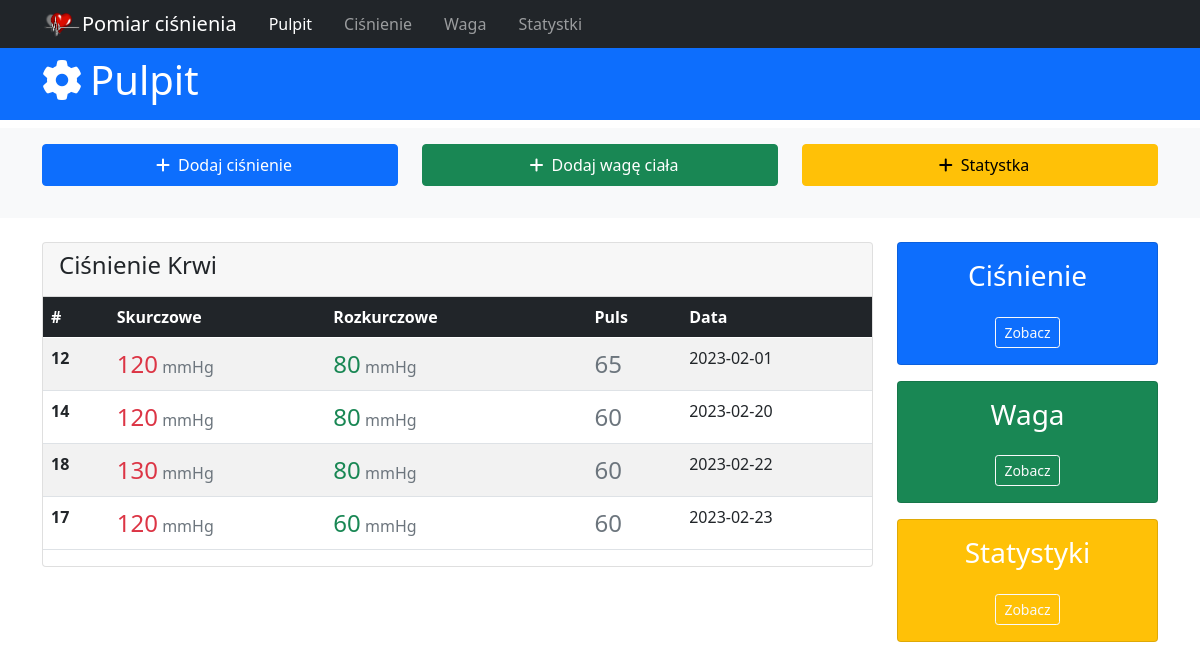
Before: / with the older database file.
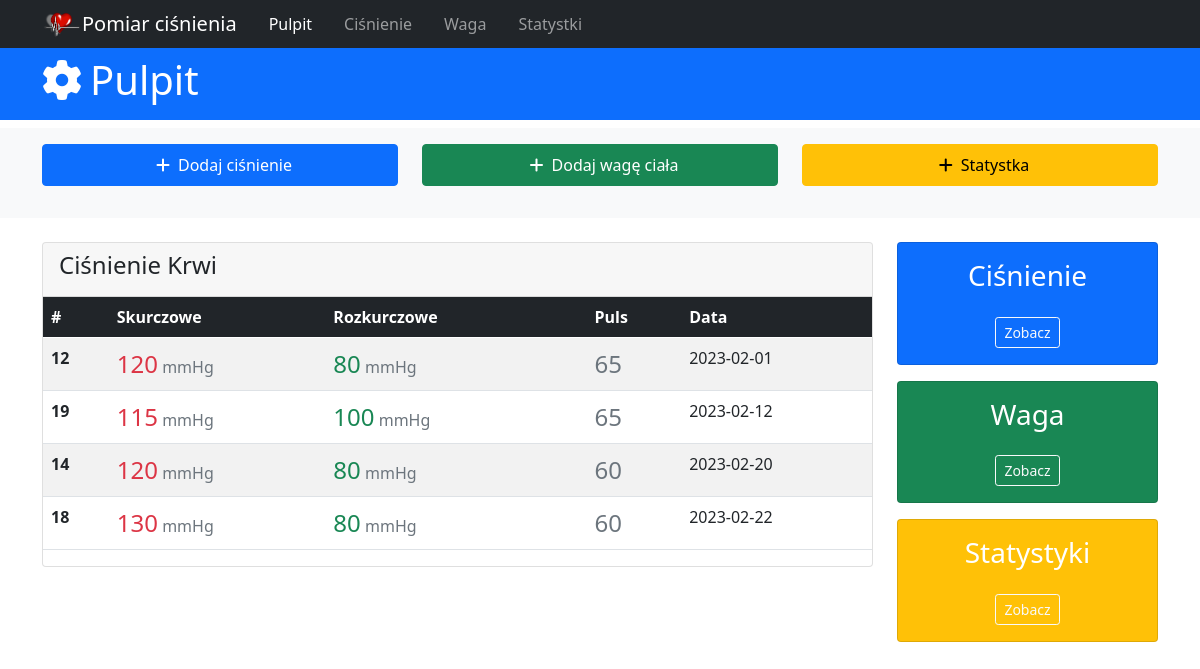
After: the same page with the newer database file.
### tables this page shows
CREATE TABLE blood_pressure(id integer primary key autoincrement, upper_pressure int, down_pressure int, pressure int, date_of_pressure date not null default(date()), description text, time_of_day VARCHAR(10));

### app.py (the view)
@app.route('/')
def index():
  db = get_db()
  sql_command = 'select id, upper_pressure, down_pressure, pressure, date_of_pressure from blood_pressure order by date_of_pressure;'
  cur = db.execute(sql_command)
  bloods = cur.fetchall()
  return render_template('index.html', active_menu='home', bloods=bloods)

### app.py (called while the page is built)
def get_db():
  if not hasattr(g, 'sqlite_db'):
    conn = sqlite3.connect(app_info['db_file'])
    conn.row_factory = sqlite3.Row
    g.sqlite_db = conn
  return g.sqlite_db

### templates/index.html (shortened to what this page needs)
{% extends 'base.html' %} {% block content %}
<header>
  <div id="main-header" class="py-2 bg-primary text-white">
    <div class="container">
      <div class="row">
        <div class="col-md-6">
          <h1><i class="fas fa-cog pe-2"></i>Pulpit</h1>
        </div>
      </div>
    </div>
  </div>
</header>
{{super()}}
<section id="main-window">
  <div class="container">
    <div class="row">
      <div class="col-md-9">
        <div class="card">
          <div class="card-header">
            <h4>Ciśnienie Krwi</h4>
          </div>
          <table class="table table-striped">
            <thead class="table-dark">
              <tr>
                <th scope="col">#</th>
                <th scope="col">Skurczowe</th>
                <th scope="col">Rozkurczowe</th>
                <th scope="col"></th>
                <th scope="col">Puls</th>
                <th scope="col">Data</th>
              </tr>
            </thead>
            <tbody>
              {% for blood in bloods %}
              <tr>
                <th scope="row">{{blood.id}}</th>
                <td>
                  <span class="fs-4 text-danger">{{blood.upper_pressure}}</span>
                  <span class="text-muted">mmHg</span>
                </td>
                <td>
                  <span class="fs-4 text-success">{{blood.down_pressure}}</span>
                  <span class="text-muted">mmHg</span>
                </td>
                <td scope="row">
                </td>
                <td class="fs-4 text-secondary">{{blood.pressure}}</td>
                <td>{{blood.date_of_pressure}}</td>
              </tr>
              {% endfor %}
            </tbody>
          </table>
        </div>
      </div>
      <div class="col md-3">
        <div class="card bg-primary text-center text-white mb-3">
          <div class="card-body">
            <h3>Ciśnienie</h3>
            <a
              href="{{url_for('pressure_history')}}"
              class="btn btn-outline-light btn-sm mt-3"
              >Zobacz</a
            >
          </div>
        </div>
        <div class="card bg-success text-center text-white mb-3">
          <div class="card-body">
            <h3>Waga</h3>
            <a href="#" class="btn btn-outline-light btn-sm mt-3">Zobacz</a>
          </div>
        </div>
        <div class="card bg-warning text-center text-white">
          <div class="card-body">
            <h3>Statystyki</h3>
            <a href="#" class="btn btn-outline-light btn-sm mt-3">Zobacz</a>
          </div>
        </div>
      </div>
    </div>
  </div>
</section>
{% endblock %}

### templates/base.html (shortened to what this page needs)
<!DOCTYPE html>
<html lang="pl">
  <head>
    <link
      href="https://cdn.jsdelivr.net/npm/bootstrap@5.0.2/dist/css/bootstrap.min.css"
      rel="stylesheet"
    />
    <link rel="stylesheet" href="{{url_for('static', filename='style.css')}}" />
  </head>
  <body>
    {% include 'menu.html' %} {% block content %}
    <div class="section py-3 bg-light mb-4 mt-2" id="actions">
      <div class="container">
        <div class="row">
          <div class="col-md-4 mb-3">
            <a
              href="#"
              class="btn btn-primary w-100 py-2"
              data-bs-toggle="modal"
              data-bs-target="#addHeartModal"
            >
              <i class="fas fa-plus px-2"></i>Dodaj ciśnienie
            </a>
          </div>
          <div class="col-md-4 mb-3">
            <a
              href="#"
              class="btn btn-success w-100 py-2"
              data-bs-toggle="modal"
              data-bs-target="#addWeightModal"
            >
              <i class="fas fa-plus px-2"></i>Dodaj wagę ciała
            </a>
          </div>
          <div class="col-md-4">
            <a
              href="#"
              class="btn btn-warning w-100 py-2"
              data-bs-toggle="modal"
              data-bs-target="#staticBackdrop"
            >
              <i class="fas fa-plus px-2"></i>Statystka
            </a>
          </div>
        </div>
      </div>
    </div>
    {% endblock %}
  </body>
</html>

### templates/menu.html (shortened to what this page needs)
<nav class="navbar navbar-expand-sm navbar-dark bg-dark p-1">
  <div class="container">
    <a class="navbar-brand" href="{{url_for('index')}}"
      ><img src="{{url_for('static', filename='heart_sm.png')}}" alt="" />Pomiar
      ciśnienia</a
    >
    <div class="collapse navbar-collapse" id="navbarNav">
      <ul class="navbar-nav">
        <li class="nav-item px-2">
          <a
            class="nav-link {{'active' if active_menu=='home'}}"
            aria-current="page"
            href="{{url_for('index')}}"
            >Pulpit</a
          >
        </li>
        <li class="nav-item px-2">
          <a
            class="nav-link {{'active' if active_menu=='pressure_history'}}"
            href="{{url_for('pressure_history')}}"
            >Ciśnienie</a
          >
        </li>
        <li class="nav-item px-2">
          <a class="nav-link" href="#">Waga</a>
        </li>
        <li class="nav-item px-2">
          <a href="#" class="nav-link">Statystki</a>
        </li>
      </ul>
    </div>
  </div>
</nav>

### static/style.css (style rules this page uses)
.container { max-width: 1140px; }

Changed rows visible on the page:
removed blood_pressure: id "17", upper_pressure "120", down_pressure "60", pressure "60", date_of_pressure "2023-02-23"
added blood_pressure: id "19", upper_pressure "115", down_pressure "100", pressure "65", date_of_pressure "2023-02-12"
